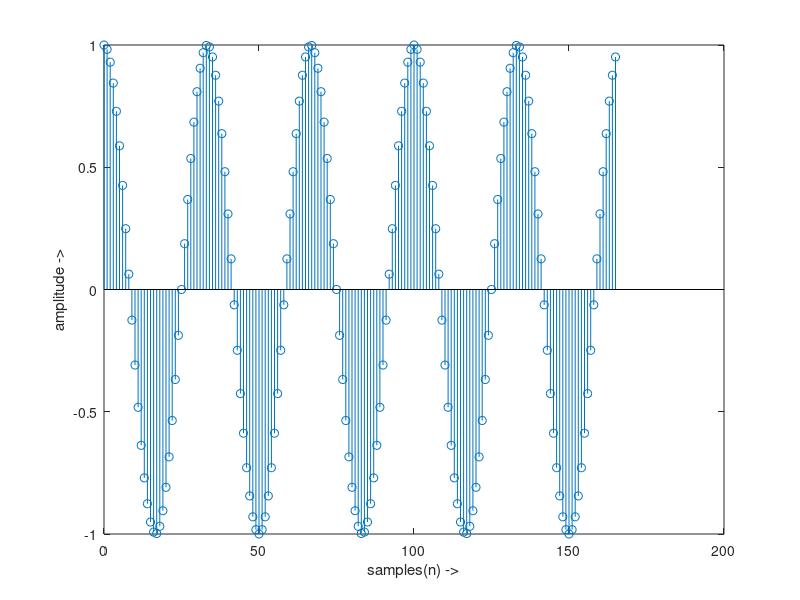

Source code (MATLAB): (Note: this script raises an error after producing the figure.)
% 19ucc023
% Mohit Akhouri
% Experiment 1 - Observation 1

clc;
clear all;
close all;

A = 1; % defining amplitude
n_cycles = 5; % defining number of cycles
fs_ideal = 100000; % defining ideal frequency
f = 3000; % defining message signal frequency

% generating ideal signal

n_ideal = 0:1:floor(n_cycles*(fs_ideal/f))-1;
x_ideal = A*cos(2*pi*f*n_ideal*(1/fs_ideal));

figure;
stem(n_ideal,x_ideal);
xlabel('samples(n) ->');
ylabel('amplitude ->');
title('19ucc023 - Mohit Akhouri','Generation of Ideal Signal for F_{s} = 100000 Hz');
grid on;

% generating sampled signals
fs1 = 10000;
ns1 = 0:1:floor(n_cycles*(fs1/f))-1;
x_sampled_1 = A*cos(2*pi*f*ns1*(1/fs1)); % sampled signal 1

fs2 = 6000;
ns2 = 0:1:floor(n_cycles*(fs2/f))-1;
x_sampled_2 = A*cos(2*pi*f*ns2*(1/fs2)); % sampled signal 2

fs3 = 12000;
ns3 = 0:1:floor(n_cycles*(fs3/f))-1;
x_sampled_3 = A*cos(2*pi*f*ns3*(1/fs3)); % sampled signal 3

fs4 = 4000;
ns4 = 0:1:floor(n_cycles*(fs4/f))-1;
x_sampled_4 = A*cos(2*pi*f*ns4*(1/fs4)); % sampled signal 4

fs5 = 5000;
ns5 = 0:1:floor(n_cycles*(fs5/f))-1;
x_sampled_5 = A*cos(2*pi*f*ns5*(1/fs5)); % sampled signal 5

% plotting the sampled signals
figure;
subplot(2,1,1);
stem(ns1,x_sampled_1);
xlabel('samples(n)->');
ylabel('amplitude->');
title('sampling for f_{s}=10000Hz');
grid on;

subplot(2,1,2);
stem(ns2,x_sampled_2);
xlabel('samples(n)->');
ylabel('amplitude->');
title('sampling for f_{s}=6000Hz');
grid on;
sgtitle('19ucc023 - Mohit Akhouri');

figure;
subplot(2,1,1);
stem(ns3,x_sampled_3);
xlabel('samples(n)->');
ylabel('amplitude->');
title('sampling for f_{s}=12000Hz');
grid on;

subplot(2,1,2);
stem(ns4,x_sampled_4);
xlabel('samples(n)->');
ylabel('amplitude->');
title('sampling for f_{s}=4000Hz');
grid on;
sgtitle('19ucc023 - Mohit Akhouri');

figure;
stem(ns5,x_sampled_5);
xlabel('samples(n)->');
ylabel('amplitude->');
title('19ucc023 - Mohit Akhouri','sampling for f_{s}=5000Hz');
grid on;